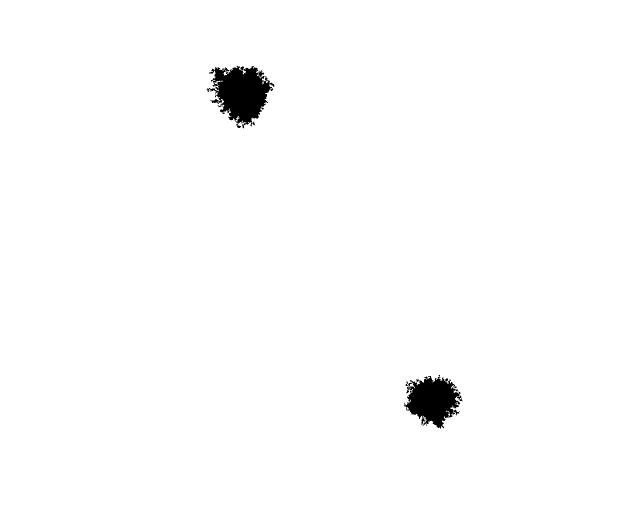
#> input picture Pictures/#Masks/Mask of 0_0125% TiO2 bb average.tif, 1280 x 1024 px, given as the content of the folder ents/GitHub/MSci-Scattered-Light-LSM/Pictures/Expander 4, bb, which was not available (shown at 1/2 size)
$ python everything.py
#> lines starting #> are read from the running program, lines starting #| are printed output that depends on the picture; after the words box and inside, x2 and y2 are one past the last pixel; in counts of white or black regions, pixels touching at a corner belong together; pictures that were not available may be replaced by others from this repository, and a replacement may not be noted
import matplotlib.pyplot as plt
import numpy as np
import os
import tifffile
from PIL import Image
from itertools import combinations
import cv2
from mpl_toolkits.axes_grid1.anchored_artists import (AnchoredSizeBar)
import matplotlib.font_manager as fm
import scienceplots
plt.style.use('science')  # makes them LaTeX style

def everything(rootdir, mask_rootdir, title, ymin=800, ymax=1000, xmin=1000, xmax=1200, individual_sub_plot=0):
    """INPUTS
    rootdir -- list of str, [bb, bd, db, dd] list of root directories
    mask_rootdir -- str or boolean, root directory of mask, if 0 = saves the averages as tiff files and returns
    title -- str, plot title name
    x and y, min max -- int, bounds of selected background region
    individual_sub_plot -- boolean, 1 = saves individual subtraction tiff files

    OUTPUTS
    sb_avrg, sc_avrg, sb_sub, sc_sub, DOP_b_signal, DOP_b_background, DOP_v_signal, DOP_v_background as nested list
    if mask_rootdir == 0, then it only does the averages as nested list bb, bd, db, dd"""
#> called with mask_rootdir = 0, title = 'Beam Expander 4', ymin = 800, ymax = 1000, xmin = 1000, xmax = 1200, individual_sub_plot = 0

    if mask_rootdir != 0:
        mask = tifffile.imread(mask_rootdir)
        background = np.argwhere(mask == 0)  # pixel values where there is background
        signal = np.argwhere(mask != 0)  # pixel values where there is signal

    # COMPUTING AVERAGES
    averages = []
    for i in range(len(rootdir)):  # iterating through bb, bd, db, dd
        images = []

        for file in sorted(os.listdir(rootdir[i])):  # lists all files in directory
            full_path = os.path.join(rootdir[i], file)  # create the full path by joining the directory path and the file name
            images.append(full_path)  # append the full path to appropriate list

        image_paths = images
        images = [tifffile.imread(path) for path in image_paths]
#> images = 1 item
        image_arrays = [np.array(img) for img in images]  # convert to arrays
#> image_arrays = 1 item
        stacked_array = np.stack(image_arrays, axis=-1)  # stack images along a new axis
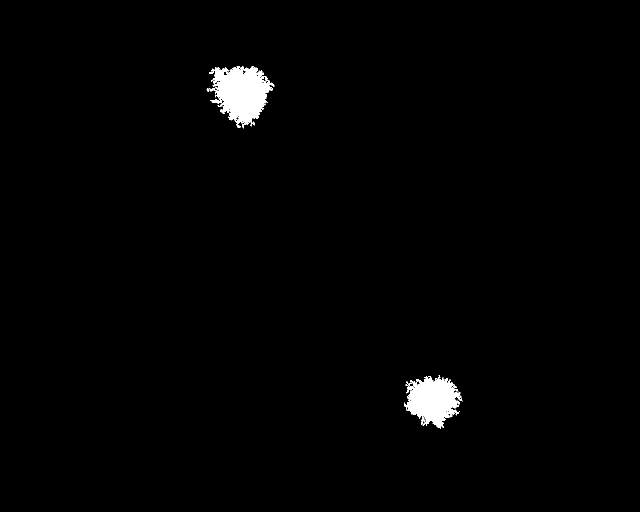
#> stacked_array: shape (1024, 1280, 1) (shown at 1/2 size); 1.3% white; 2 white regions, box (x1, y1, x2, y2) and area: (413, 132, 549, 257) 9592, (808, 750, 925, 857) 7458
        average_array = np.mean(stacked_array, axis=-1, dtype=np.uint16)  # averaging pixel value for stacks, multiplied by 255 for the output image
        averages.append(average_array)

    if mask_rootdir == 0:
        bb = Image.fromarray(np.uint8(averages[0] * 255))
        bd = Image.fromarray(np.uint8(averages[1] * 255))
        db = Image.fromarray(np.uint8(averages[2] * 255))
        dd = Image.fromarray(np.uint8(averages[3] * 255))
        bb.save(f'{title} bb average.tiff')
        bd.save(f'{title} bd average.tiff')
        db.save(f'{title} db average.tiff')
        dd.save(f'{title} dd average.tiff')
        return averages
    else:
        # COMPUTING S/B AND SC FOR AVERAGES
        sb_avrg = []
        sc_avrg = []
        I_signal = []
        I_background = []
        error_sb = []  # I used standard deviation error propagation eqn 2b https://www.geol.lsu.edu/jlorenzo/geophysics/uncertainties/Uncertaintiespart2.html
        for i in range(len(averages)):
            # S/B
            image = averages[i]
            background_values = image[background[:, 0], background[:, 1]]  # finding intensity corresponding signal in the actual images
            signal_values = image[signal[:, 0], signal[:, 1]]

            signal_average = np.mean(signal_values)
            background_average = np.mean(background_values)
            sb = signal_average / background_average
            sb_avrg.append(sb)

            error_sb.append(sb * np.sqrt( (np.std(signal_values)/np.mean(signal_values))**2 + (np.std(background_values)/np.mean(background_values))**2 ))

            # SC
            selected_region = image[ymin:ymax, xmin:xmax]  # width is 200
            sc_avrg.append(np.std(selected_region) / np.mean(selected_region))

            # POLARISATION
            I_signal.append(signal_average)
            I_background.append(background_average)

        I_bb_signal, I_bd_signal, I_db_signal, I_dd_signal = I_signal
        I_bb_background, I_bd_background, I_db_background, I_dd_background = I_background

        DOP_b_signal = (I_bb_signal - I_bd_signal) / (I_bb_signal + I_bd_signal)
        DOP_b_background = (I_bb_background - I_bd_background) / (I_bb_background + I_bd_background)
        DOP_v_signal = (I_db_signal - I_dd_signal) / (I_db_signal + I_dd_signal)
        DOP_v_background = (I_db_background - I_dd_background) / (I_db_background + I_dd_background)

        # USING AVERAGES TO DO SUBTRACTION COMBINATIONS, CALCULATE S/B AND SC
        array_names = ['HIHD', 'HIVD', 'VIHD', 'VIVD']  # for graph titles
        err_array_names = ['err_hihd', 'err_hivd', 'err_vihd', 'err_vivd']
        combinations_list = list(combinations(array_names, 2))  # all possible combinations of array names
        err_combinations_list = list(combinations(err_array_names, 2))
        for i, name in enumerate(array_names):  # assigning the names of averages ie bb_avrg = averages[0]
            globals()[name] = np.array(averages[i])
        for i, name in enumerate(err_array_names):  # assigning names to errors
            globals()[name] = np.array(error_sb[i])
        print('averages: number of rows in an image', len(averages[0]))
        print('averages: number of columns in an image', len(averages[0][0]))  # for scalebar and FOV calculation

        # FINAL AVERAGE SUBPLOT code is in a weird order bc I need array_names for subplot
        fig, axs = plt.subplots(2, 2, figsize=(10, 8))
        fig.subplots_adjust(hspace=0.12, wspace=0)
        #fig.suptitle('{} averages'.format(title), fontsize=16)
        selected_region = []
        for i in range(len(averages)):
            selected_region.append(image[ymin:ymax, xmin:xmax])
            ax = axs.flatten()[i]
            ax.imshow(averages[i], cmap='hot')
            ax.set_title(f'{array_names[i]}')
            ax.text(50, 215, f'S/B: {sb_avrg[i]:.2f}\nSC: {sc_avrg[i]:.2f}', color='w', fontsize='xx-large')
            fontprops = fm.FontProperties(size=14)  # changes scalebar font
            scalebar = AnchoredSizeBar(ax.transData, 103, r'25 $\mu$m', 'upper right', pad=1, color='white', frameon=False, size_vertical=3, fontproperties=fontprops)  # scale bar definitions
            if i == 0:  # adding rectangle on first plot
                ax.add_patch(plt.Rectangle((xmin, ymin), xmax - xmin, ymax - ymin, linewidth=2, edgecolor='g', facecolor='none'))
                ax.add_artist(scalebar)
            ax.axis('off')

        #plt.tight_layout(rect=[0, 0.03, 1, 0.95])
        plt.savefig('{} averages'.format(title), transparent=True, dpi=1000, bbox_inches='tight')
        plt.show()

        print('subtractions: number of rows in an image', len(selected_region[0]))
        print('subtractions: number of columns in an image', len(selected_region[0][0]))
        # FINAL AVERAGE BACKGROUND SUBPLOT
        fig, axs = plt.subplots(2, 2, figsize=(10, 8))
        fig.subplots_adjust(hspace=0.12, wspace=0)
        #fig.suptitle('{} averages background'.format(title), fontsize=16)
        scalebar = AnchoredSizeBar(ax.transData, 265, r'10 $\mu$m', 'upper right', pad=0.5, color='white', frameon=False, size_vertical=0.8, fontproperties=fontprops)
        for i in range(len(averages)):
            ax = axs.flatten()[i]
            ax.imshow(selected_region[i], cmap='hot')
            ax.set_title(f'{array_names[i]}')
            ax.text(9, 42, f'S/B: {sb_avrg[i]:.2f}\nSC: {sc_avrg[i]:.2f}', color='w', fontsize='xx-large')
            ax.axis('off')
            if i == 0:
                ax.add_artist(scalebar)

        #plt.tight_layout(rect=[0, 0.03, 1, 0.95])
        plt.savefig('{} averages background'.format(title), transparent=True, dpi=1000, bbox_inches='tight')
        plt.show()

        err_sub_sb = []  # propagating the error on sb from the averages
        for i, names_comb in enumerate(err_combinations_list):
            err1, err2 = globals()[names_comb[0]], globals()[names_comb[1]]
            err_sub_sb.append(np.sqrt(err1**2 + err2**2))  # using standard deviation error propagation eqn 1b https://www.geol.lsu.edu/jlorenzo/geophysics/uncertainties/Uncertaintiespart2.html

        # SUBTRACTIONS SUBPLOT
        fig, axs = plt.subplots(2, 3, figsize=(15, 8))
        fig.subplots_adjust(hspace=0.12, wspace=0)
        #fig.suptitle('{} subtractions'.format(title), fontsize=16)
        selected_region = []
        subtractions = []
        sb_sub_all = []
        sc_sub_all = []
        for i, names_comb in enumerate(combinations_list):
            ax = axs.flatten()[i]
            array1, array2 = globals()[names_comb[0]], globals()[names_comb[1]]
            subtraction = np.maximum(cv2.subtract(np.array(array1), np.array(array2)), 0)
            subtractions.append(subtraction)

            selected_region.append(subtraction[ymin:ymax, xmin:xmax])

            # S/B
            background_values = subtraction[background[:, 0], background[:, 1]]  # finding intensity corresponding signal in the actual image
            signal_values = subtraction[signal[:, 0], signal[:, 1]]

            signal_average = np.mean(signal_values)
            sb_sub = signal_average / np.mean(background_values)
            sb_sub_all.append(sb_sub)

            # SC
            sc_sub = np.std(selected_region) / np.mean(selected_region)
            sc_sub_all.append(sc_sub)

            ax.imshow(subtractions[i], cmap='hot')
            ax.set_title(f'{names_comb[0]} - {names_comb[1]}')
            ax.text(50, 215, f'S/B: {sb_sub:.2f}$\pm${err_sub_sb[i]:.2f}\nSC: {sc_sub:.2f}', color='w', fontsize='xx-large')
            scalebar = AnchoredSizeBar(ax.transData, 103, r'25 $\mu$m', 'upper right', pad=1, color='white', frameon=False,                                       size_vertical=3, fontproperties=fontprops)  # scale bar definitions

            if i == 0:  # adding rectangle on first plot
                ax.add_patch(plt.Rectangle((xmin, ymin), xmax - xmin, ymax - ymin, linewidth=2, edgecolor='g', facecolor='none'))
                ax.add_artist(scalebar)
            ax.axis('off')

        #plt.tight_layout(rect=[0, 0.03, 1, 0.95])
        plt.savefig('{} subtractions'.format(title), transparent=True, dpi=1000, bbox_inches='tight')
        plt.show()

        if individual_sub_plot == 1:
            bb_bd = Image.fromarray(np.uint8(subtractions[0] * 255))
            bb_db = Image.fromarray(np.uint8(subtractions[1] * 255))
            bb_dd = Image.fromarray(np.uint8(subtractions[2] * 255))
            bd_db = Image.fromarray(np.uint8(subtractions[3] * 255))
            bd_dd = Image.fromarray(np.uint8(subtractions[4] * 255))
            db_dd = Image.fromarray(np.uint8(subtractions[5] * 255))
            bb_bd.save(f'{title} bb_bd subtraction.tiff')
            bb_db.save(f'{title} bb_db subtraction.tiff')
            bb_dd.save(f'{title} bb_dd subtraction.tiff')
            bd_db.save(f'{title} bd_db subtraction.tiff')
            bd_dd.save(f'{title} bd_dd subtraction.tiff')
            db_dd.save(f'{title} db_dd subtraction.tiff')

        # FINAL SUBTRACTION BACKGROUND SUBPLOT
        fig, axs = plt.subplots(2, 3, figsize=(15, 8))
        fig.subplots_adjust(hspace=0.12, wspace=0)
        #fig.suptitle('{} subtractions background'.format(title), fontsize=16)
        scalebar = AnchoredSizeBar(ax.transData, 265, r'10 $\mu$m', 'upper right', pad=0.5, color='white', frameon=False, size_vertical=0.8, fontproperties=fontprops)
        for i in range(len(selected_region)):
            ax = axs.flatten()[i]
            ax.imshow(selected_region[i], cmap='hot')
            ax.set_title(f'{names_comb[0]} - {names_comb[1]}')
            ax.text(9, 42, f'S/B: {sb_sub:.2f}$\pm${err_sub_sb[i]:.2f}\nSC: {sc_sub_all[i]:.2f}', color='w', fontsize='xx-large')
            ax.axis('off')
            if i == 0:
                ax.add_artist(scalebar)

        #plt.tight_layout(rect=[0, 0.03, 1, 0.95])
        plt.savefig('{} subtractions background'.format(title), transparent=True, dpi=1000, bbox_inches='tight')
        plt.show()

        return sb_avrg, sc_avrg, sb_sub_all, sc_sub_all, DOP_b_signal, DOP_b_background, DOP_v_signal, DOP_v_background

#%% FOR SINGLE PLOTS

title = 'Beam Expander 4'
bb = r'C:\Users\liann\Documents\GitHub\MSci-Scattered-Light-LSM\Pictures\Expander 4, bb'
bd = r'C:\Users\liann\Documents\GitHub\MSci-Scattered-Light-LSM\Pictures\Expander 4, bd'
db = r'C:\Users\liann\Documents\GitHub\MSci-Scattered-Light-LSM\Pictures\Expander 4, db'
dd = r'C:\Users\liann\Documents\GitHub\MSci-Scattered-Light-LSM\Pictures\Expander 4, dd'
mask = r'C:\Users\liann\Documents\GitHub\MSci-Scattered-Light-LSM\Pictures\#Masks\Mask of 0_0125% TiO2 bb average.tif'

averages = everything([bb, bd, db, dd], 0, title)  # does save averages individually
#sb_avrg, sc_avrg, sb_sub, sc_sub, DOP_b_signal, DOP_b_background, DOP_v_signal, DOP_v_background = everything([bb, bd, db, dd], mask, title, individual_sub_plot=1)  # does save subtractions individually

#%% TIO2 0.0125, 0.025, 0.05

title = ['Beam Expander 1', 'Beam Expander 2', 'Beam Expander 3',  'Beam Expander 4']
bb = [r'C:\Users\liann\Documents\GitHub\MSci-Scattered-Light-LSM\Pictures\Expander, bb', r'C:\Users\liann\Documents\GitHub\MSci-Scattered-Light-LSM\Pictures\Expander 2, bb', r'C:\Users\liann\Documents\GitHub\MSci-Scattered-Light-LSM\Pictures\Expander 3, bb', r'C:\Users\liann\Documents\GitHub\MSci-Scattered-Light-LSM\Pictures\Expander 4, bb']
bd = [r'C:\Users\liann\Documents\GitHub\MSci-Scattered-Light-LSM\Pictures\Expander, bd', r'C:\Users\liann\Documents\GitHub\MSci-Scattered-Light-LSM\Pictures\Expander 2, bd', r'C:\Users\liann\Documents\GitHub\MSci-Scattered-Light-LSM\Pictures\Expander 3, bd', r'C:\Users\liann\Documents\GitHub\MSci-Scattered-Light-LSM\Pictures\Expander 4, bd']
db = [r'C:\Users\liann\Documents\GitHub\MSci-Scattered-Light-LSM\Pictures\Expander, db', r'C:\Users\liann\Documents\GitHub\MSci-Scattered-Light-LSM\Pictures\Expander 2, db', r'C:\Users\liann\Documents\GitHub\MSci-Scattered-Light-LSM\Pictures\Expander 3, db', r'C:\Users\liann\Documents\GitHub\MSci-Scattered-Light-LSM\Pictures\Expander 4, db']
dd = [r'C:\Users\liann\Documents\GitHub\MSci-Scattered-Light-LSM\Pictures\Expander, dd', r'C:\Users\liann\Documents\GitHub\MSci-Scattered-Light-LSM\Pictures\Expander 2, dd', r'C:\Users\liann\Documents\GitHub\MSci-Scattered-Light-LSM\Pictures\Expander 3, dd', r'C:\Users\liann\Documents\GitHub\MSci-Scattered-Light-LSM\Pictures\Expander 4, dd']
mask = [r'C:\Users\liann\Documents\GitHub\MSci-Scattered-Light-LSM\Pictures\#Masks\Mask of expander 1 bb average.tiff', r'C:\Users\liann\Documents\GitHub\MSci-Scattered-Light-LSM\Pictures\#Masks\Mask of expander 2 bb average.tiff', r'C:\Users\liann\Documents\GitHub\MSci-Scattered-Light-LSM\Pictures\#Masks\Mask of expander 2 bb average.tiff', r'C:\Users\liann\Documents\GitHub\MSci-Scattered-Light-LSM\Pictures\#Masks\Mask of expander 4 bb average.tiff']

sb_avrgs = []
sc_avrgs = []
sb_subs = []
sc_subs = []
DOP_b_signals = []
DOP_b_backgrounds = []
DOP_v_signals = []
DOP_v_backgrounds = []
for i in range(len(title)):
    sb_avrg, sc_avrg, sb_sub, sc_sub, DOP_b_signal, DOP_b_background, DOP_v_signal, DOP_v_background = everything([bb[i], bd[i], db[i], dd[i]], mask[i], title[i])  # does save subtractions individually
#> call 2 of everything, with title = 'Beam Expander 1', ymin = 800, ymax = 1000, xmin = 1000, xmax = 1200, individual_sub_plot = 0
#> in everything (call 2), `background = np.argwhere(mask == 0)`: background = 1293670 pairs, first value 0 to 1023, second value 0 to 1279
#> in everything (call 2), `signal = np.argwhere(mask != 0)`: signal = 17050 pairs, first value 132 to 856, second value 413 to 924
#> in everything (call 2), `sb_avrg = []`: sb_avrg = []
#> in everything (call 2), `plt.savefig('{} averages'.format(title), transparent=True, dpi=1000, b..`:
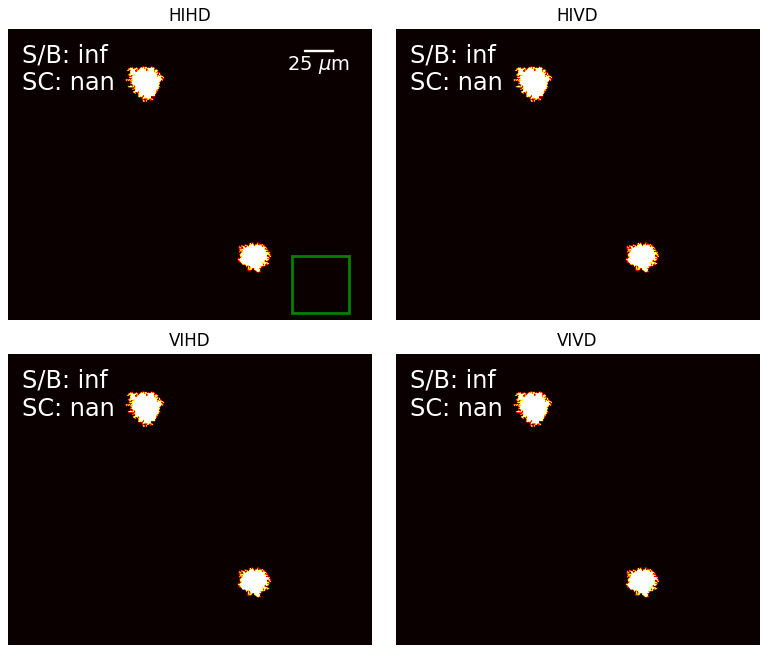
#> figure drawn by matplotlib, 4 panels
#> in everything (call 2), `plt.savefig('{} averages background'.format(title), transparent=True, ..`:
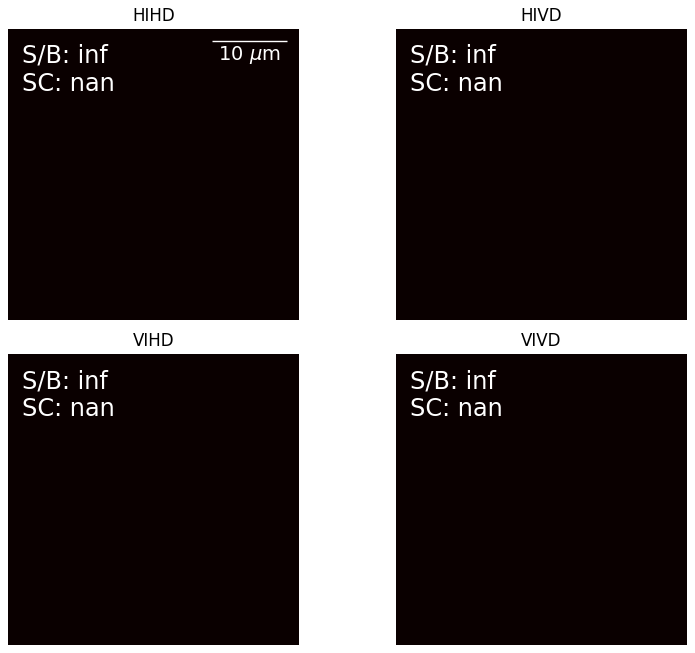
#> figure drawn by matplotlib, 4 panels
#> (the run stopped early here; a loop or call above may not have finished)
